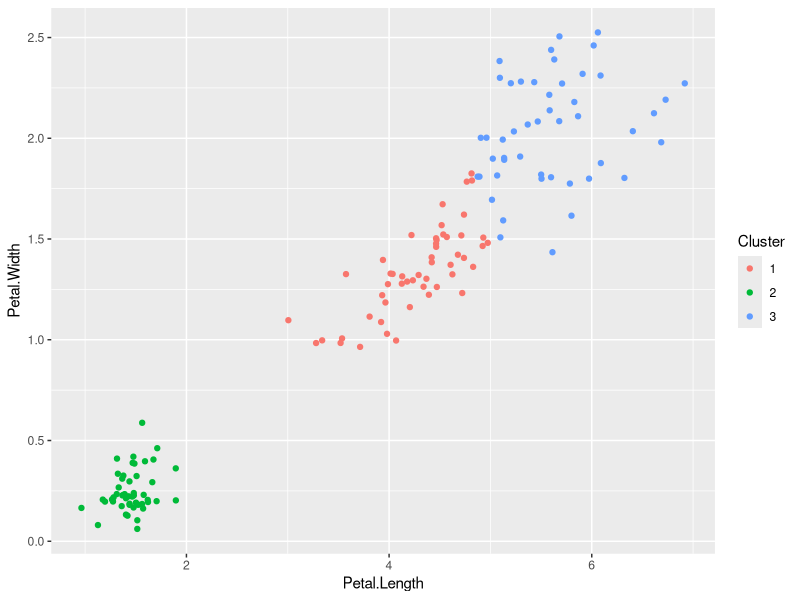

This figure's R source:
library(ggplot2)

# permitirá repetir el proceso de cálculo de centroides y asignación a clúster en la función principal

calculo_con_centroides <- function(datos, indices, k, input) {
    
    # obtención de centroides
    centroides <- matrix(0, length(indices), ncol(datos))
    for (i in 1:length(indices)) {
        centroides[i, ] <- colMeans(datos[input == i, ])
    }
    colnames(centroides) <- colnames(datos)
    
    # cálculo de nuevas distancias
    nuevos_datos <- rbind(datos, centroides)
    
    distancias <- dist(nuevos_datos, method = 'euclidean')
    distancias <- as.matrix(distancias)
    
    # nueva asignación a clústers
    indices_centroides <- tail(1:nrow(distancias), k)
    distancias <- distancias[, indices_centroides]
    
    resultado <- rep(0, nrow(distancias))
    for (i in 1:nrow(distancias)) {
        resultado[i] <- which(distancias[i,] == min(distancias[i, ]))
    }
    
    # resultado
    names(resultado) <- rownames(datos)
    resultado <- resultado[1:nrow(datos)]
    return(resultado)
}

# función kmeans

kmeans <- function(datos, k, grafica = F) {
    
    #elegimos al azar k casos
    k_casos <- sample(1:nrow(datos), k)
    
    #calculamos la distancia euclidea entre estos y el resto
    distancias <- dist(datos, method = 'euclidean')
    distancias <- as.matrix(distancias)
    distancias <- distancias[, k_casos]
    
    # cálculo de pertenencia a grupo
    res <- rep(0, nrow(distancias))
    for (i in 1:nrow(distancias)) {
        res[i] <- which(distancias[i, ] == min(distancias[i, ]))
    }
    
    names(res) <- rownames(datos)
    
    # repetición del proceso hasta convergencia
    x <- T
    tries <- 0
    
    while (x == T) {
        
        old_res <- res
        res <- calculo_con_centroides(datos, indices = k_casos, k, input = res)
        
        if (identical(res, old_res)) {tries <- tries + 1}
        if (tries == 4) {x <- F}
        
    }
    
    # resultados
    
    if (grafica == T) {
        
        if (ncol(datos) == 2) {
            
            nombres_var <- colnames(datos)
            
            grafico <- ggplot(data = datos, 
                              aes(get(nombres_var[1]), get(nombres_var[2]),
                              colour = as.factor(res))) + geom_jitter()
            
            print(grafico + xlab(nombres_var[1]) + ylab(nombres_var[2]) + labs(colour = 'Cluster'))
            
        } else {
            
            warning('Solo se puede mostrar gráfica si el número de variables es 2')
        }
        
    } 
    
    return(res)
    
}

# pruebas

kmeans(iris[, 3:4], k = 3, grafica = T)

kmeans(USArrests[, 1:4], k = 4, grafica = F)


